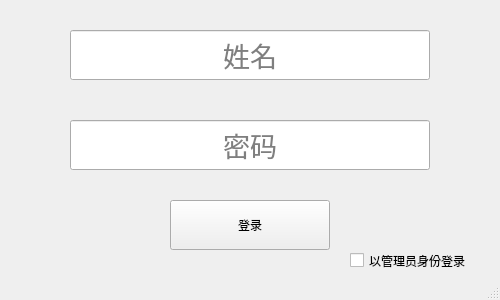
<?xml version="1.0" encoding="UTF-8"?>
<ui version="4.0">
 <class>LoginWnd</class>
 <widget class="QMainWindow" name="LoginWnd">
  <property name="geometry">
   <rect>
    <x>0</x>
    <y>0</y>
    <width>500</width>
    <height>300</height>
   </rect>
  </property>
  <property name="minimumSize">
   <size>
    <width>500</width>
    <height>300</height>
   </size>
  </property>
  <property name="maximumSize">
   <size>
    <width>500</width>
    <height>300</height>
   </size>
  </property>
  <property name="windowTitle">
   <string>CheckEVD</string>
  </property>
  <widget class="QWidget" name="centralwidget">
   <widget class="QLineEdit" name="username_edit">
    <property name="geometry">
     <rect>
      <x>70</x>
      <y>30</y>
      <width>360</width>
      <height>50</height>
     </rect>
    </property>
    <property name="font">
     <font>
      <pointsize>20</pointsize>
     </font>
    </property>
    <property name="text">
     <string/>
    </property>
    <property name="alignment">
     <set>Qt::AlignCenter</set>
    </property>
    <property name="placeholderText">
     <string>姓名</string>
    </property>
   </widget>
   <widget class="QLineEdit" name="password_edit">
    <property name="geometry">
     <rect>
      <x>70</x>
      <y>120</y>
      <width>360</width>
      <height>50</height>
     </rect>
    </property>
    <property name="font">
     <font>
      <pointsize>20</pointsize>
     </font>
    </property>
    <property name="text">
     <string/>
    </property>
    <property name="echoMode">
     <enum>QLineEdit::Password</enum>
    </property>
    <property name="alignment">
     <set>Qt::AlignCenter</set>
    </property>
    <property name="placeholderText">
     <string>密码</string>
    </property>
    <property name="clearButtonEnabled">
     <bool>false</bool>
    </property>
   </widget>
   <widget class="QCheckBox" name="checkBox">
    <property name="geometry">
     <rect>
      <x>350</x>
      <y>250</y>
      <width>151</width>
      <height>21</height>
     </rect>
    </property>
    <property name="text">
     <string>以管理员身份登录</string>
    </property>
   </widget>
   <widget class="QPushButton" name="loginBtn">
    <property name="geometry">
     <rect>
      <x>170</x>
      <y>200</y>
      <width>160</width>
      <height>50</height>
     </rect>
    </property>
    <property name="text">
     <string>登录</string>
    </property>
   </widget>
  </widget>
  <widget class="QStatusBar" name="statusbar"/>
 </widget>
 <resources/>
 <connections>
  <connection>
   <sender>loginBtn</sender>
   <signal>clicked(bool)</signal>
   <receiver>LoginWnd</receiver>
   <slot>login()</slot>
   <hints>
    <hint type="sourcelabel">
     <x>252</x>
     <y>236</y>
    </hint>
    <hint type="destinationlabel">
     <x>92</x>
     <y>223</y>
    </hint>
   </hints>
  </connection>
  <connection>
   <sender>password_edit</sender>
   <signal>returnPressed()</signal>
   <receiver>loginBtn</receiver>
   <slot>click()</slot>
   <hints>
    <hint type="sourcelabel">
     <x>144</x>
     <y>155</y>
    </hint>
    <hint type="destinationlabel">
     <x>196</x>
     <y>215</y>
    </hint>
   </hints>
  </connection>
  <connection>
   <sender>username_edit</sender>
   <signal>returnPressed()</signal>
   <receiver>loginBtn</receiver>
   <slot>click()</slot>
   <hints>
    <hint type="sourcelabel">
     <x>209</x>
     <y>60</y>
    </hint>
    <hint type="destinationlabel">
     <x>300</x>
     <y>239</y>
    </hint>
   </hints>
  </connection>
 </connections>
 <slots>
  <slot>login()</slot>
 </slots>
</ui>
